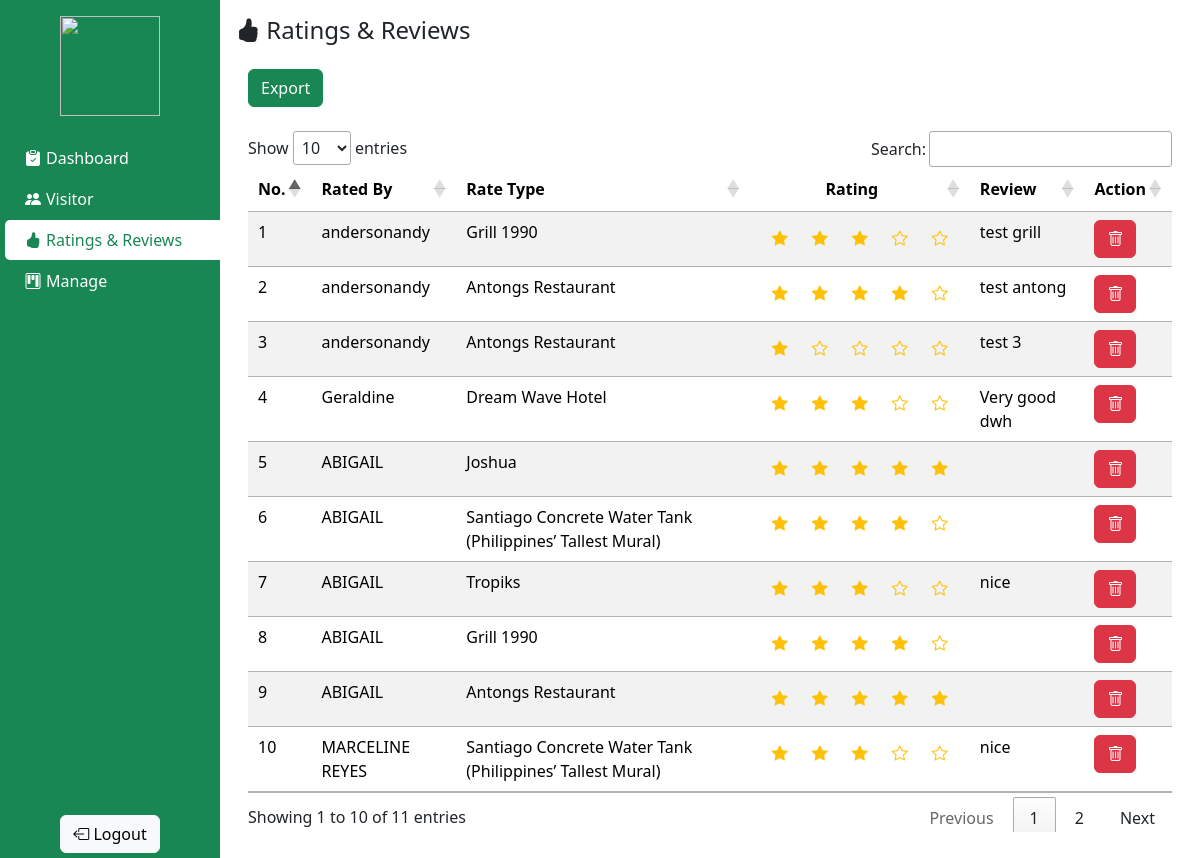
The app's page /Admin/rating-reviews.php (signed in) with its own data.
### tables this page shows
CREATE TABLE `smes_rate_reviews` (
  `ID` int(255) NOT NULL,
  `USER_ID` varchar(60) NOT NULL,
  `SMES_ID` varchar(60) NOT NULL,
  `RATE` int(10) NOT NULL,
  `REVIEW` varchar(255) NOT NULL
);

CREATE TABLE `tourist` (
  `SORT_ID` int(11) NOT NULL,
  `USER_ID` varchar(255) NOT NULL,
  `USERNAME` varchar(60) NOT NULL,
  `PASSWORD` varchar(255) NOT NULL,
  `EMAIL` varchar(60) NOT NULL,
  `NAME` varchar(60) NOT NULL,
  `STATUS` int(5) NOT NULL,
  `OTP` varchar(60) NOT NULL,
  `OTP_EXPI` datetime DEFAULT NULL,
  `LAST_VISIT` datetime DEFAULT NULL
);

CREATE TABLE `seller` (
  `SELLER_ID` varchar(60) NOT NULL,
  `USERNAME` varchar(255) NOT NULL,
  `PASSWORD` varchar(255) NOT NULL,
  `STORE_NAME` varchar(60) NOT NULL,
  `ADDRESS` varchar(255) NOT NULL,
  `MAP` longtext NOT NULL,
  `EMAIL` varchar(60) NOT NULL,
  `CONTACT_NO` varchar(60) NOT NULL,
  `FACEBOOK_LINK` varchar(60) NOT NULL,
  `INSTAGRAM_LINK` varchar(60) NOT NULL,
  `STATUS` int(5) NOT NULL,
  `jDeactReason` text DEFAULT NULL
);

CREATE TABLE `accommodation` (
  `ACCOM_ID` varchar(60) NOT NULL,
  `USERNAME` varchar(255) NOT NULL,
  `PASSWORD` varchar(255) NOT NULL,
  `ACCOM_TYPE` varchar(60) NOT NULL,
  `ACCOM_NAME` varchar(60) NOT NULL,
  `ADDRESS` varchar(255) NOT NULL,
  `MAP` longtext NOT NULL,
  `DESCRIPTION` varchar(255) NOT NULL,
  `EMAIL` varchar(60) NOT NULL,
  `CONTACT_NO` varchar(60) NOT NULL,
  `FACEBOOK_LINK` varchar(60) NOT NULL,
  `INSTAGRAM_LINK` varchar(60) NOT NULL,
  `STATUS` int(5) NOT NULL,
  `jDeactReason` text DEFAULT NULL
);

CREATE TABLE `tourist_spot` (
  `SPOT_ID` varchar(60) NOT NULL,
  `SPOT_NAME` varchar(60) NOT NULL,
  `SPOT_TYPE` varchar(30) NOT NULL,
  `DESCRIPTION` varchar(255) NOT NULL,
  `ADDRESS` varchar(255) NOT NULL,
  `MAP` longtext NOT NULL,
  `FEE` decimal(10,2) NOT NULL,
  `STATUS` int(5) NOT NULL
);

CREATE TABLE `restaurant` (
  `RESTO_ID` varchar(60) NOT NULL,
  `USERNAME` varchar(255) NOT NULL,
  `PASSWORD` varchar(255) NOT NULL,
  `RESTO_NAME` varchar(60) NOT NULL,
  `RESTO_TYPE` varchar(30) NOT NULL,
  `ADDRESS` varchar(255) NOT NULL,
  `MAP` longtext NOT NULL,
  `DESCRIPTION` varchar(255) NOT NULL,
  `MENU_IMG` varchar(255) NOT NULL,
  `EMAIL` varchar(60) NOT NULL,
  `CONTACT_NO` varchar(60) NOT NULL,
  `FACEBOOK_LINK` varchar(60) NOT NULL,
  `INSTAGRAM_LINK` varchar(60) NOT NULL,
  `STATUS` int(5) NOT NULL,
  `jDeactReason` text DEFAULT NULL
);

### backend/db.php (called while the page is built, shortened)
<?php
class db_connect
{
    public $host = db_host;
    public $user = db_user;
    public $pass = db_pass;
    public $name = db_name;
    public function connect()
    {
        try {
            $this->conn = new mysqli($this->host, $this->user, $this->pass, $this->name);
            if ($this->conn->connect_error) {
                $this->error = "Connection failed: " . $this->conn->connect_error;
                return false;
            } else {
                return $this->conn;
            }
        } catch (\Throwable $th) {
            $this->error = "Connection error: " . $th->getMessage();
            return false;
        }
    }
}

### backend/class.php (called while the page is built, shortened)
<?php
include('db.php');
class global_class extends db_connect
{
    public function checkSmesId($smesType, $id)
    {
        if ($smesType == 'accommodation') {
            $query = $this->conn->prepare("SELECT * FROM `accommodation` WHERE `ACCOM_ID` = '$id'");
        } elseif ($smesType == 'seller') {
            $query = $this->conn->prepare("SELECT * FROM `seller` WHERE `SELLER_ID` = '$id'");
        } elseif ($smesType == 'restaurant') {
            $query = $this->conn->prepare("SELECT * FROM `restaurant` WHERE `RESTO_ID` = '$id'");
        } else {
            return $smesType;
        }
        if ($query->execute()) {
            $result = $query->get_result();
            return $result;
        }
    }
    public function getTouristSpotById($id)
    {
        $query = $this->conn->prepare("SELECT * FROM `tourist_spot` WHERE `SPOT_ID` = '$id'");
        if ($query->execute()) {
            $result = $query->get_result();
            return $result;
        }
    }
    public function getTouristUsingId($id)
    {
        $query = $this->conn->prepare("SELECT * FROM `tourist` WHERE `USER_ID` = '$id'");
        if ($query->execute()) {
            $result = $query->get_result();
            return $result;
        }
    }
    public function getRates()
    {
        $query = $this->conn->prepare("SELECT * FROM `smes_rate_reviews`");
        if ($query->execute()) {
            $result = $query->get_result();
            return $result;
        }
    }
}

### Admin/rating-reviews.php (the view, shortened to what this page needs)
<?php
include('components/header.php');
?>
<link rel="stylesheet" type="text/css" href="https://cdn.datatables.net/1.13.7/css/jquery.dataTables.min.css">
<h4 class="page-title"><i class="bi bi-hand-thumbs-up-fill"></i> Ratings & Reviews</h4>
<div class="container mt-4 table-container">
<button type="button" class="btn btn-success mb-4">Export </button>
    <table class="table table-striped" id="myTable">
        <thead class="table-header">
            <tr>
                <th>No.</th>
                <th>Rated By</th>
                <th>Rate Type</th>
                <th><center>Rating</th>
                <th>Review</th>
                <th>Action</th>
            </tr>
        </thead>
        <tbody class="table-body">
            <?php
            $count = 1;
            $getRates = $db->getRates();
            while ($rate = $getRates->fetch_assoc()) {
                $getUser = $db->getTouristUsingId($rate['USER_ID']);
                $rater = 'Anonymous';
                if ($getUser->num_rows > 0) {
                    $user = $getUser->fetch_assoc();
                    $rater = $user['NAME'];
                }
                $smesId = $rate['SMES_ID'];
                if (strpos($smesId, 'SPOT') !== false) {
                    $getSmes = $db->getTouristSpotById($smesId);
                } elseif (strpos($smesId, 'accommodation') !== false) {
                    $getSmes = $db->checkSmesId('accommodation', $smesId);
                } elseif (strpos($smesId, 'restaurant') !== false) {
                    $getSmes = $db->checkSmesId('restaurant', $smesId);
                } elseif (strpos($smesId, 'seller') !== false) {
                    $getSmes = $db->checkSmesId('seller', $smesId);
                }
                $rateName = '';
                if ($getSmes->num_rows > 0) {
                    $smes = $getSmes->fetch_assoc();
                    if (strpos($smesId, 'SPOT') !== false) {
                        $rateName = $smes['SPOT_NAME'];
                    } elseif (strpos($smesId, 'accommodation') !== false) {
                        $rateName = $smes['ACCOM_NAME'];
                    } elseif (strpos($smesId, 'restaurant') !== false) {
                        $rateName = $smes['RESTO_NAME'];
                    } elseif (strpos($smesId, 'seller') !== false) {
                        $rateName = $smes['STORE_NAME'];
                    }
                }
            ?>
                <tr>
                    <td><?= $count ?></td>
                    <td><?= $rater ?></td>
                    <td><?= $rateName ?></td>
                    <td>
                        <div class="d-flex justify-content-center" style="width:100%;">
                            <button type="button" style="border:0;" class="btn text-warning btnTsFrmStar <?php if($rate['RATE']>0){ echo 'active';} ?>" data-id="1"><i class="bi <?php if($rate['RATE']>0){ echo 'bi-star-fill';} else { echo 'bi-star'; } ?>"></i></button>
                            <button type="button" style="border:0;" class="btn text-warning btnTsFrmStar <?php if($rate['RATE']>=2){ echo 'active';} ?>" data-id="2"><i class="bi <?php if($rate['RATE']>=2){ echo 'bi-star-fill';} else { echo 'bi-star'; } ?>"></i></button>
                            <button type="button" style="border:0;" class="btn text-warning btnTsFrmStar <?php if($rate['RATE']>=3){ echo 'active';} ?>" data-id="3"><i class="bi <?php if($rate['RATE']>=3){ echo 'bi-star-fill';} else { echo 'bi-star'; } ?>"></i></button>
                            <button type="button" style="border:0;" class="btn text-warning btnTsFrmStar <?php if($rate['RATE']>=4){ echo 'active';} ?>" data-id="4"><i class="bi <?php if($rate['RATE']>=4){ echo 'bi-star-fill';} else { echo 'bi-star'; } ?>"></i></button>
                            <button type="button" style="border:0;" class="btn text-warning btnTsFrmStar <?php if($rate['RATE']>=5){ echo 'active';} ?>" data-id="5"><i class="bi <?php if($rate['RATE']>=5){ echo 'bi-star-fill';} else { echo 'bi-star'; } ?>"></i></button>
                        </div>
                    </td>
                    <td><?= $rate['REVIEW'] ?></td>
                    <td>
                        <button type="button"
                        class="btn btn-danger toglerDeleteComRev"
                        data-bs-toggle="modal"
                        data-bs-target="#modalDelete"
                        data-id=<?= $rate['ID'] ?>
                        ><i class="bi bi-trash"></i></button>
                    </td>
                </tr>
            <?php
                $count++;
            }
            ?>
        </tbody>
    </table>
</div>
<?php
include('components/footer.php');
?>

### Admin/css/header-footer.css (style rules this page uses)
.table-container { max-height: 89vh; overflow: auto; }
.table-header { position: sticky; top: 0; }

### records on screen
smes_rate_reviews: tourist.NAME "andersonandy", seller.STORE_NAME "Grill 1990", RATE 3 (drawn), REVIEW "test grill"
smes_rate_reviews: tourist.NAME "andersonandy", seller.STORE_NAME "Antongs Restaurant", RATE 4 (drawn), REVIEW "test antong"
smes_rate_reviews: tourist.NAME "andersonandy", seller.STORE_NAME "Antongs Restaurant", RATE 1 (drawn), REVIEW "test 3"
smes_rate_reviews: tourist.NAME "Geraldine", accommodation.ACCOM_NAME "Dream Wave Hotel", RATE 3 (drawn), REVIEW "Very good dwh"
smes_rate_reviews: tourist.NAME "ABIGAIL", seller.STORE_NAME "Joshua", RATE 5 (drawn)
smes_rate_reviews: tourist.NAME "ABIGAIL", tourist_spot.SPOT_NAME "Santiago Concrete Water Tank (Philippines’ Tallest Mural)", RATE 4 (drawn)
smes_rate_reviews: tourist.NAME "ABIGAIL", restaurant.RESTO_NAME "Tropiks", RATE 3 (drawn), REVIEW "nice"
smes_rate_reviews: tourist.NAME "ABIGAIL", seller.STORE_NAME "Grill 1990", RATE 4 (drawn)
smes_rate_reviews: tourist.NAME "ABIGAIL", seller.STORE_NAME "Antongs Restaurant", RATE 5 (drawn)
smes_rate_reviews: tourist.NAME "MARCELINE REYES", tourist_spot.SPOT_NAME "Santiago Concrete Water Tank (Philippines’ Tallest Mural)", RATE 3 (drawn), REVIEW "nice"
